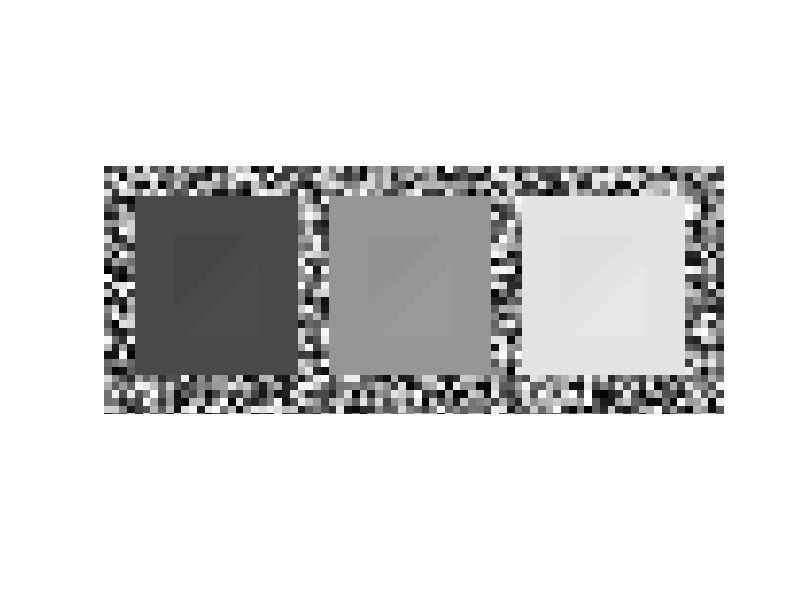
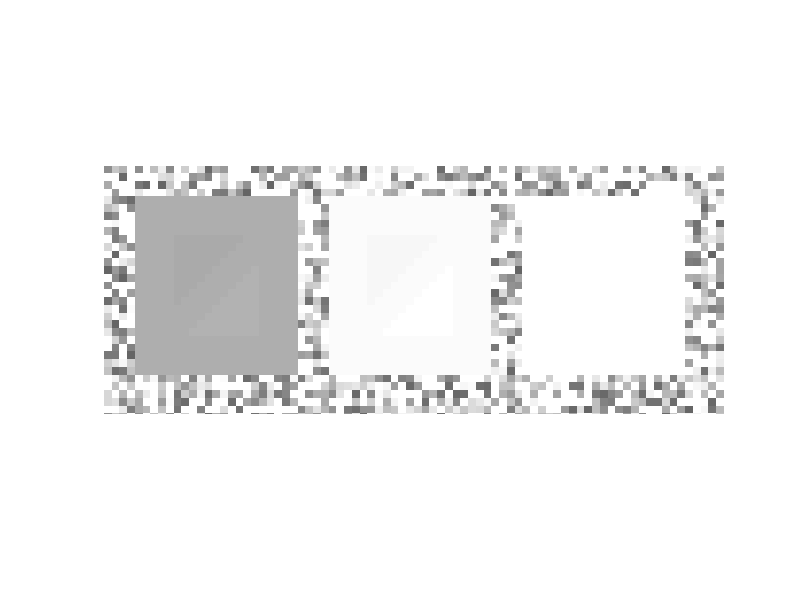
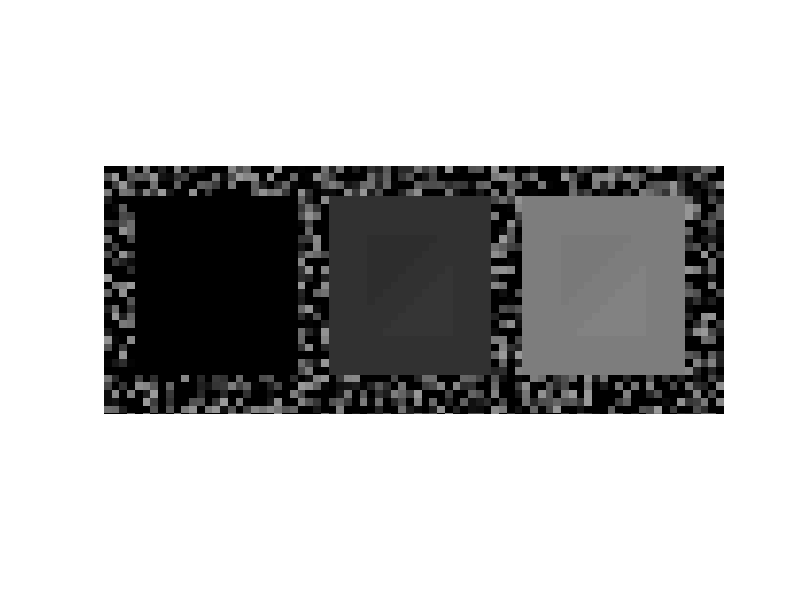
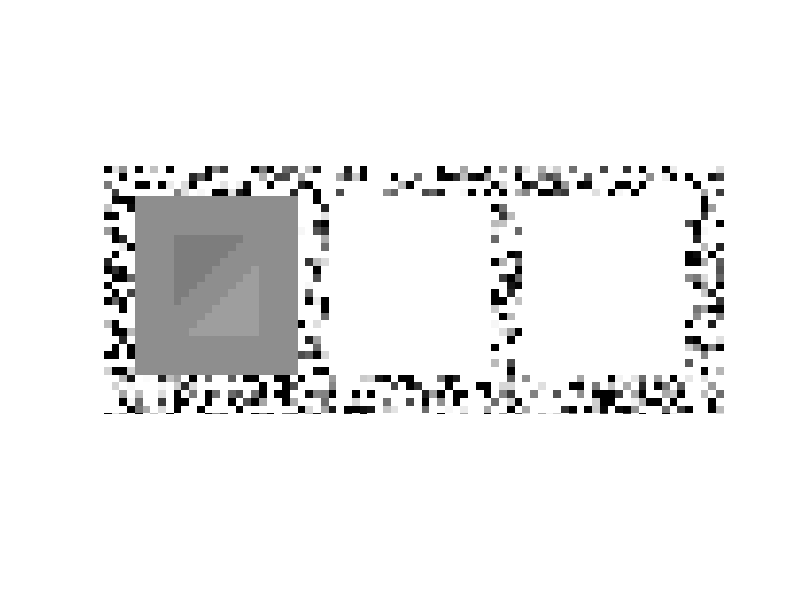

Recreate these plots in MATLAB, in order.
% Brightness and Contrast
% Draw Rectangle with Generated Noise
row = 32;
col = 80;
% testimage = zeros(row, col, 'uint8');
testimage = randi([0, 255],row, col, 'uint8');

% Draw Squares
for r=5:row-5
    for c=5:25
        testimage(r,c) = 75;
    end
    for c=30:50
        testimage(r,c) = 150;
    end
    for c=55:75
        testimage(r,c) = 225;
    end
end

% % Draw Squares inside Squares
% for r=10:row-10    
%     for c=5+5:25-5
%         testimage(r,c) = 255;
%     end
%     for c=30+5:50-5
%         testimage(r,c) = 255;
%     end
%     for c=55+5:75-5
%         testimage(r,c) = 255;
%     end
% end

% Draw Triangles inside Squares
gap = 2;
startrow = 10;
endrow = row-10;

startcol = 5+5;
endcol = 25-5;
for i=0:9
    for c=startcol:endcol-(gap+i)
        testimage(startrow+i,c) = 71;
    end
    for c=endcol:-1:startcol+(gap+i)
        testimage(endrow-i,c) = 79;
    end
end
startcol = 30+5;
endcol = 50-5;
for i=0:9
    for c=startcol:endcol-(gap+i)
        testimage(startrow+i,c) = 146;
    end
    for c=endcol:-1:startcol+(gap+i)
        testimage(endrow-i,c) = 154;
    end
end
startcol = 55+5;
endcol = 75-5;
for i=0:9
    for c=startcol:endcol-(gap+i)
        testimage(startrow+i,c) = 221;
    end
    for c=endcol:-1:startcol+(gap+i)
        testimage(endrow-i,c) = 229;
    end
end
figure('Name','Test Image','NumberTitle','off');
imshow(testimage);

b100 = testimage + 100;
figure('Name','+100 Brightness Image','NumberTitle','off');
imshow(b100);

d100 = testimage - 100;
figure('Name','-100 Brightness (Darker) Image','NumberTitle','off');
imshow(d100);

t1 = (testimage-40)*4;
figure('Name','T1 Image','NumberTitle','off');
imshow(t1);

t2 = (testimage-135)*10;
figure('Name','T2 Image','NumberTitle','off');
imshow(t2);

t3 = testimage;
[row, col] = size(t3);
for r=1:row
    for c=1:col
        if t3(r,c)<=75
            t3(r,c) = (t3(r,c)-60)*5;
        elseif t3(r,c)>75 && t3(r,c) <225
            t3(r,c) = 125;
        elseif t3(r,c)>=225
            t3(r,c) = (t3(r,c)-185)*5;
        end
    end
end
figure('Name','T3 Image','NumberTitle','off');
imshow(t3);
